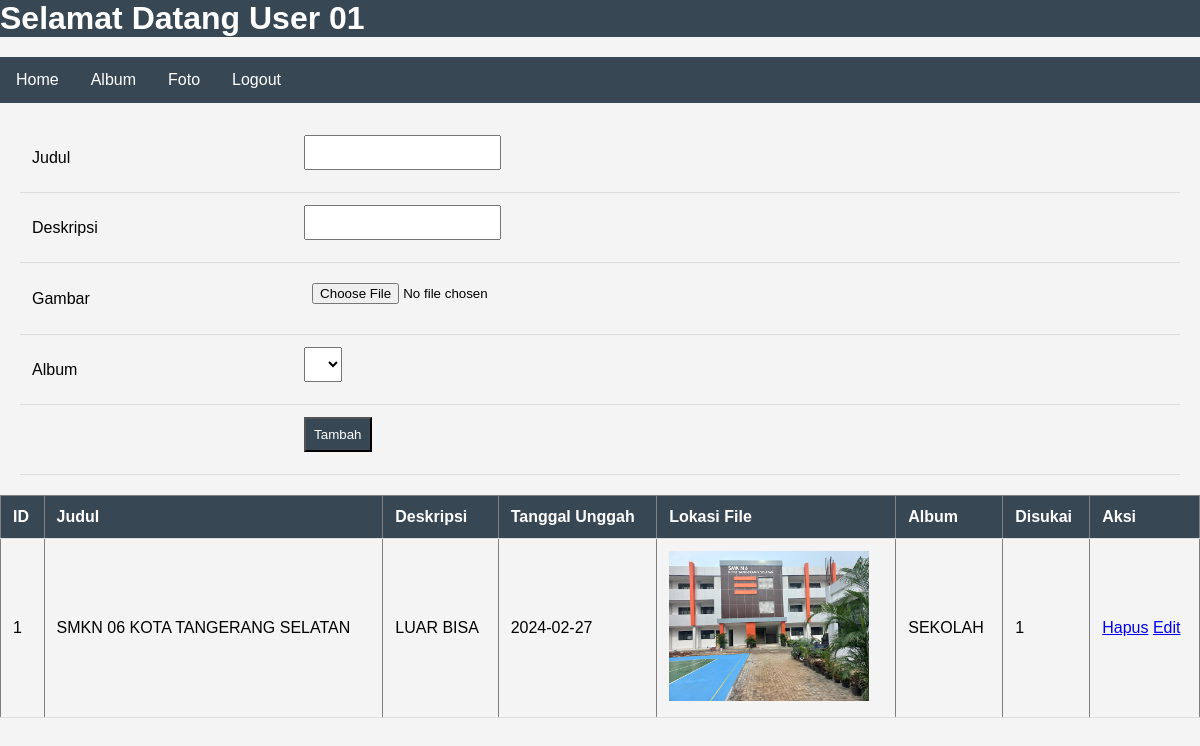
Page /foto.php (signed in) on the committed database.
### tables this page shows
CREATE TABLE `foto` (
  `fotoid` int(11) NOT NULL,
  `judulfoto` varchar(255) NOT NULL,
  `deskripsifoto` text NOT NULL,
  `tanggalunggah` date NOT NULL,
  `lokasifile` varchar(255) NOT NULL,
  `albumid` int(11) NOT NULL,
  `userid` int(11) NOT NULL
);

CREATE TABLE `album` (
  `albumid` int(11) NOT NULL,
  `namaalbum` varchar(255) NOT NULL,
  `deskripsi` text NOT NULL,
  `tanggaldibuat` date NOT NULL,
  `userid` int(11) NOT NULL
);

### foto.php (the view, shortened to what this page needs)
<!DOCTYPE html>
<html lang="en">
<head>
</head>
<body>
    <h1>Selamat Datang <b><?=$_SESSION['namalengkap']?></b></h1>
    <ul>
        <li><a href="index.php">Home</a></li>
        <li><a href="album.php">Album</a></li>
        <li><a href="foto.php">Foto</a></li>
        <li><a href="logout.php">Logout</a></li>
    </ul>
    <form action="tambah_foto.php" method="post" enctype="multipart/form-data">
        <table>
            <tr>
                <td>Judul</td>
                <td><input type="text" name="judulfoto"></td>
            </tr>
            <tr>
                <td>Deskripsi</td>
                <td><input type="text" name="deskripsifoto"></td>
            </tr>
            <tr>
                <td>Gambar</td>
                <td><input type="file" name="lokasifile"></td>
            </tr>
            <tr>
                <td>Album</td>
                <td>
                    <select name="albumid">
                    </select>
                </td>
            </tr>
            <tr>
                <td></td>
                <td><input type="submit" value="Tambah"></td>
            </tr>
        </table>
    </form>
    <table border="1" cellpadding=5 cellspacing=0>
        <tr>
            <th>ID</th>
            <th>Judul</th>
            <th>Deskripsi</th>
            <th>Tanggal Unggah</th>
            <th>Lokasi File</th>
            <th>Album</th>
            <th>Disukai</th>
            <th>Aksi</th>
        </tr>
        <?php
            include "connect.php";
            $userid=$_SESSION['userid'];
            $sql=mysqli_query($conn,"select * from foto,album where foto.userid='$userid' and foto.albumid=album.albumid");
            while($data=mysqli_fetch_array($sql)){
        ?>
                <tr>
                    <td><?=$data['fotoid']?></td>
                    <td><?=$data['judulfoto']?></td>
                    <td><?=$data['deskripsifoto']?></td>
                    <td><?=$data['tanggalunggah']?></td>
                    <td>
                        <img src="gambar/<?=$data['lokasifile']?>" width="200px">
                    </td>
                    <td><?=$data['namaalbum']?></td>
                    <td>
                        <?php
                            $fotoid=$data['fotoid'];
                            $sql2=mysqli_query($conn,"select * from likefoto where fotoid='$fotoid'");
                            echo mysqli_num_rows($sql2);
                        ?>
                    </td>
                    <td>
                        <a href="hapus_foto.php?fotoid=<?=$data['fotoid']?>">Hapus</a>
                        <a href="edit_foto.php?fotoid=<?=$data['fotoid']?>">Edit</a>
                    </td>
                </tr>
        <?php
            }
        ?>
    </table>
</body>
</html>

### foto.php (style rules this page uses)
body { font-family: Arial, sans-serif; margin: 0; padding: 0; background-color: #f4f4f4; }
h1 { list-style-type: none; margin: 0; padding: 0; overflow: hidden; color: white; background-color: #384754 }
ul { list-style-type: none; padding: 0; margin: 20px 0; background-color: #384754; overflow: hidden; }
li { float: left; }
li a { display: block; color: white; text-align: center; padding: 14px 16px; text-decoration: none; }
form { margin: 20px; }
table { width: 100%; border-collapse: collapse; margin-top: 20px; }
th, td { padding: 12px; text-align: left; border-bottom: 1px solid #ddd; }
th { background-color: #384754; color: white; }
input[type="text"], input[type="submit"], select, input[type="file"] { padding: 8px; margin-bottom: 10px; }
input[type="submit"] { background-color: #384754; color: white; cursor: pointer; }
img { max-width: 100%; height: auto; }

### rows in the picture
foto: fotoid "1", judulfoto "SMKN 06 KOTA TANGERANG SELATAN", deskripsifoto "LUAR BISA", tanggalunggah "2024-02-27", lokasifile (picture), albumid.namaalbum "SEKOLAH", mysqli_num_rows($sql2) "1"

### other values in the picture
$_SESSION['namalengkap'] "User 01"
